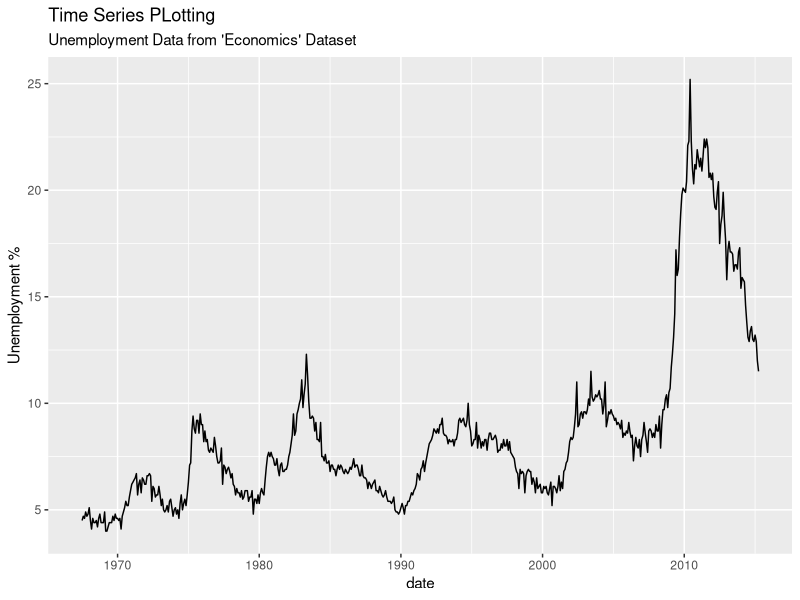
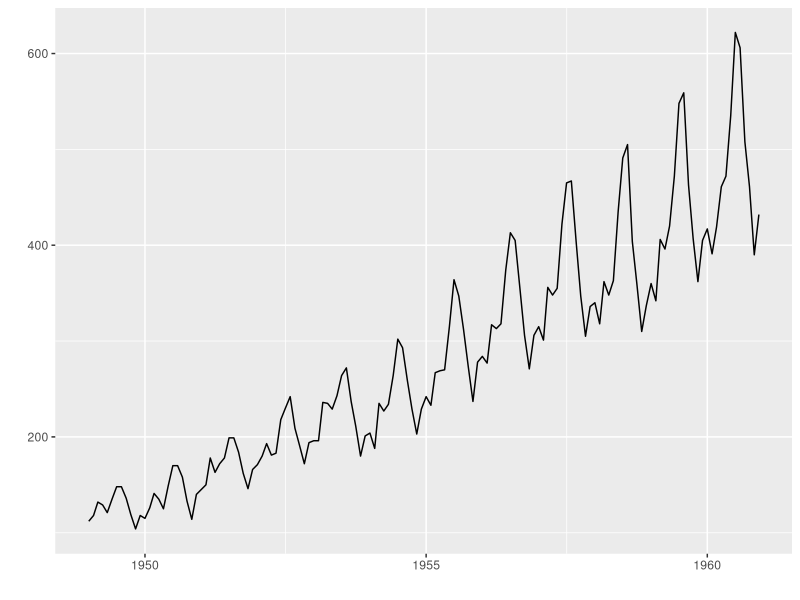
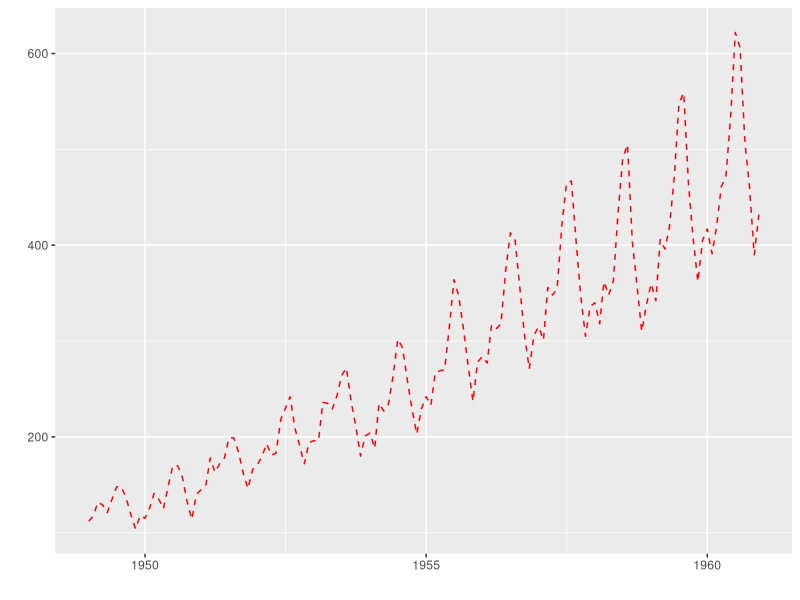
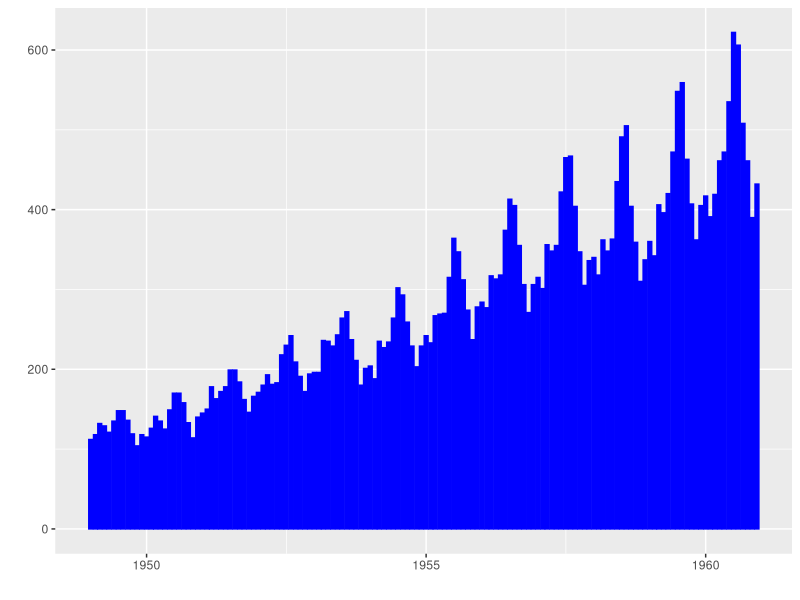

These charts were generated, in order, by the following R code:
# Load modules
library(ggplot2)

# dataset
head(economics)

ggplot(economics, aes(x=date)) + 
  geom_line(aes(y=uempmed)) + 
  labs(title="Time Series PLotting", 
       subtitle="Unemployment Data from 'Economics' Dataset", 
       y="Unemployment %")

# PLot using ggfortify
library(ggfortify)
autoplot(AirPassengers)

# Customize
autoplot(AirPassengers, ts.colour = 'red', ts.linetype = 'dashed')

autoplot(AirPassengers, ts.geom = 'bar', fill = 'blue')
